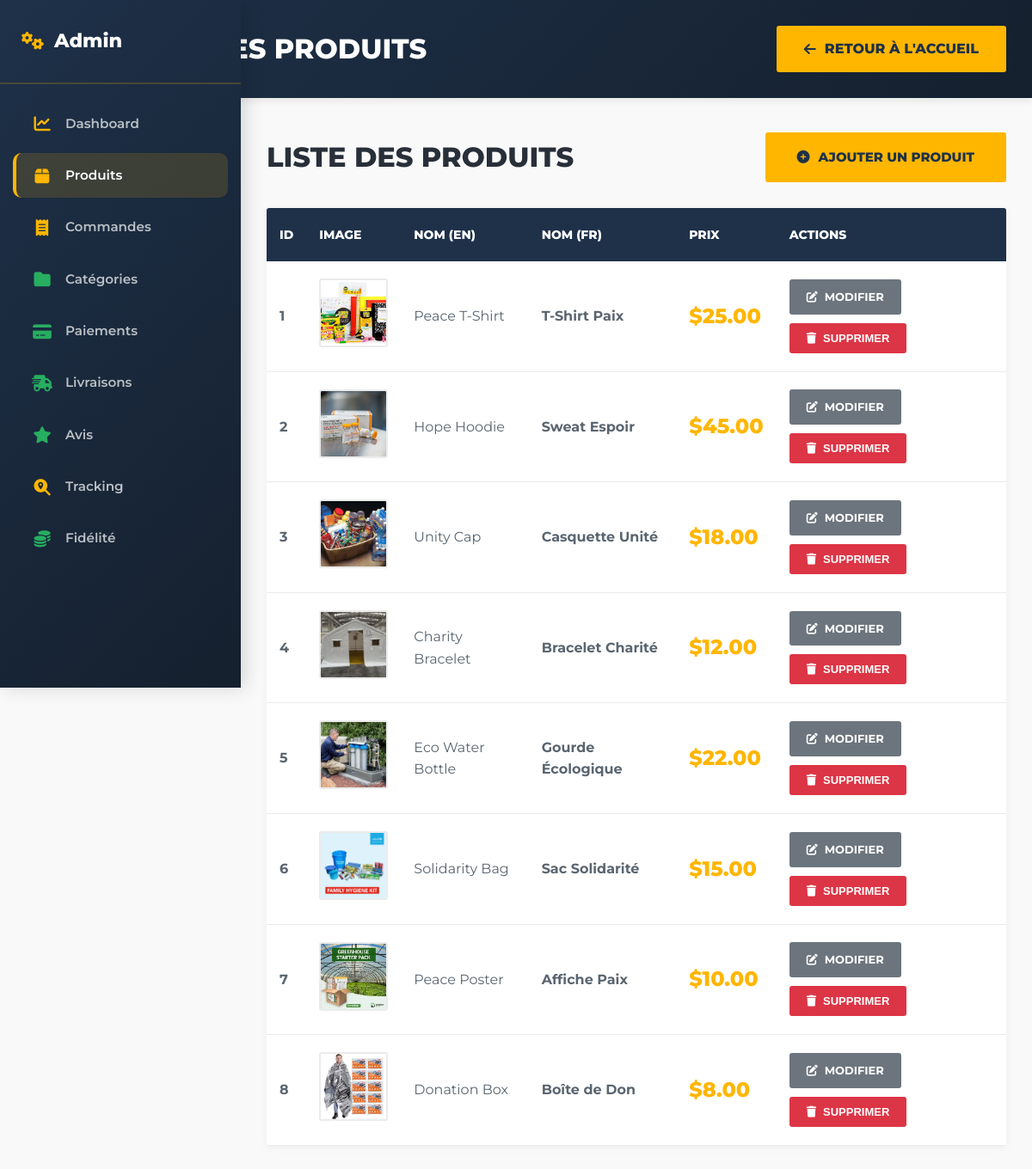
Page /index.php?controller=product&action=index (signed in) on the committed database.
### tables this page shows
CREATE TABLE `products` (
    `id` INT AUTO_INCREMENT PRIMARY KEY,
    `name_en` VARCHAR(255) NOT NULL,
    `name_fr` VARCHAR(255) NOT NULL,
    `description_en` TEXT,
    `description_fr` TEXT,
    `price` DECIMAL(10, 2) NOT NULL,
    `img_name` VARCHAR(255),
    `stock` INT DEFAULT 0,
    `category_id` INT NULL,
    `is_active` TINYINT(1) DEFAULT 1,
    `created_at` TIMESTAMP DEFAULT CURRENT_TIMESTAMP,
    `updated_at` TIMESTAMP DEFAULT CURRENT_TIMESTAMP ON UPDATE CURRENT_TIMESTAMP,
    INDEX `idx_category` (`category_id`),
    INDEX `idx_active` (`is_active`),
    INDEX `idx_stock` (`stock`)
);

### models/PRODUCT.PHP (called while the page is built, shortened)
<?php
class Product {
    public static function findAll(): array
    {
        $db = Database::getConnexion();
        $stmt = $db->query("SELECT * FROM products");
        return $stmt->fetchAll(PDO::FETCH_ASSOC);
    }
}
?>

### controllers/PRODUCTCONTROLLER.PHP (called while the page is built, shortened)
<?php
require_once __DIR__ . "/../models/Product.php";
class ProductController {
    public function listProducts() {
        try {
            return Product::findAll();
        } catch (Exception $e) {
            $this->lastError = $e->getMessage();
            return [];
        }
    }
}

### views/admin/PRODUCT_LIST.PHP (the view, shortened to what this page needs)
<?php
$productsArray = [];
if (isset($products)) {
    foreach ($products as $product) {
        $productsArray[] = $product;
    }
}
$products = $productsArray;
?>
<!DOCTYPE html>
<html lang="fr">
<head>
    <link rel="stylesheet" href="https://cdnjs.cloudflare.com/ajax/libs/font-awesome/6.4.0/css/all.min.css">
</head>
<body>
    <header>
        <div class="header-content">
            <h1>
                <i class="fas fa-boxes"></i>
                GESTION DES PRODUITS
            </h1>
            <a href="index.php" class="back-btn">
                <i class="fas fa-arrow-left"></i>
                RETOUR À L'ACCUEIL
            </a>
        </div>
    </header>
    <div class="container">
        <?php include __DIR__ . '/admin_navbar.php'; ?>
        <div class="page-header">
            <h2>LISTE DES PRODUITS</h2>
            <a href="index.php?controller=product&action=create" class="btn-add">
                <i class="fas fa-plus-circle"></i>
                AJOUTER UN PRODUIT
            </a>
        </div>
        <div class="table-container">
            <?php if (!empty($products)): ?>
                <table>
                    <thead>
                        <tr>
                            <th>ID</th>
                            <th>IMAGE</th>
                            <th>NOM (EN)</th>
                            <th>NOM (FR)</th>
                            <th>PRIX</th>
                            <th>ACTIONS</th>
                        </tr>
                    </thead>
                    <tbody>
                        <?php foreach ($products as $product): ?>
                            <tr>
                                <td><strong><?php echo htmlspecialchars($product['id']); ?></strong></td>
                                <td>
                                    <img src="assets/images/<?php echo htmlspecialchars($product['img_name']); ?>"
                                         alt="<?php echo htmlspecialchars($product['name_fr']); ?>"
                                         class="product-img"
                                         onerror="this.src='https://via.placeholder.com/80x80/1e3149/ffb600?text=<?php echo urlencode(substr($product['name_fr'], 0, 1)); ?>'">
                                </td>
                                <td><?php echo htmlspecialchars($product['name_en']); ?></td>
                                <td><strong><?php echo htmlspecialchars($product['name_fr']); ?></strong></td>
                                <td>
                                    <span class="price">$<?php echo number_format($product['price'], 2); ?></span>
                                </td>
                                <td>
                                    <div class="action-btns">
                                        <a href="index.php?controller=product&action=edit&id=<?php echo $product['id']; ?>"
                                           class="btn-edit">
                                            <i class="fas fa-edit"></i>
                                            MODIFIER
                                        </a>
                                        <form method="get"
                                              action="index.php"
                                              style="display: inline;"
                                              onsubmit="return confirm('Êtes-vous sûr de vouloir supprimer ce produit ?');">
                                            <button type="submit" class="btn-delete">
                                                <i class="fas fa-trash"></i>
                                                SUPPRIMER
                                            </button>
                                        </form>
                                    </div>
                                </td>
                            </tr>
                        <?php endforeach; ?>
                    </tbody>
                </table>
            <?php endif; ?>
        </div>
    </div>
</body>
</html>

### views/admin/PRODUCT_LIST.PHP (style rules this page uses)
:root { --primary: #ffb600; --primary-dark: #e6a500; --secondary: #1e3149; --secondary-dark: #15202e; --text-dark: #5a6570; --heading-color: #282f39; --border-color: #ebebeb; --bg-light: #f9f9f9; }
* { margin: 0; padding: 0; box-sizing: border-box; }
body { font-family: 'Montserrat', sans-serif; background: var(--bg-light); color: var(--text-dark); line-height: 1.6; }
header { background: linear-gradient(135deg, var(--secondary) 0%, var(--secondary-dark) 100%); color: white; padding: 30px 0; box-shadow: 0 2px 10px rgba(0,0,0,0.1); }
.header-content { max-width: 1400px; margin: 0 auto; padding: 0 30px; display: flex; justify-content: space-between; align-items: center; }
header h1 { font-size: 2rem; font-weight: 800; text-transform: uppercase; display: flex; align-items: center; gap: 15px; }
.back-btn { background: var(--primary); color: var(--secondary); padding: 12px 30px; border: 2px solid var(--primary); font-weight: 800; text-transform: uppercase; text-decoration: none; border-radius: 3px; transition: all 0.3s; display: inline-flex; align-items: center; gap: 10px; }
.container { max-width: 1400px; margin: 0 auto; padding: 40px 30px; }
.page-header { display: flex; justify-content: space-between; align-items: center; margin-bottom: 30px; flex-wrap: wrap; gap: 15px; }
.page-header h2 { font-size: 2rem; font-weight: 800; color: var(--heading-color); text-transform: uppercase; }
.btn-add { background: var(--primary); color: var(--secondary); padding: 15px 35px; border: 2px solid var(--primary); font-weight: 800; text-transform: uppercase; text-decoration: none; border-radius: 3px; transition: all 0.3s; display: inline-flex; align-items: center; gap: 10px; font-size: 15px; }
.table-container { background: white; border-radius: 3px; box-shadow: 0 2px 10px rgba(0,0,0,0.05); overflow: hidden; }
table { width: 100%; border-collapse: collapse; }
thead { background: var(--secondary); color: white; }
thead th { padding: 20px 15px; font-weight: 800; text-transform: uppercase; font-size: 14px; text-align: left; }
tbody tr { border-bottom: 1px solid var(--border-color); transition: all 0.3s; }
tbody td { padding: 20px 15px; vertical-align: middle; }
.product-img { width: 80px; height: 80px; object-fit: cover; border-radius: 3px; border: 2px solid var(--border-color); }
.price { font-size: 1.5rem; font-weight: 800; color: var(--primary); }
.action-btns { display: flex; gap: 10px; flex-wrap: wrap; }
.btn-edit { background: #6c757d; color: white; padding: 10px 20px; border: none; border-radius: 3px; font-weight: 700; text-transform: uppercase; text-decoration: none; transition: all 0.3s; display: inline-flex; align-items: center; gap: 8px; font-size: 13px; }
.btn-delete { background: #dc3545; color: white; padding: 10px 20px; border: none; border-radius: 3px; font-weight: 700; text-transform: uppercase; cursor: pointer; transition: all 0.3s; display: inline-flex; align-items: center; gap: 8px; font-size: 13px; }

### rows in the picture
products: id "1", img_name (picture), name_en "Peace T-Shirt", name_fr "T-Shirt Paix", price "25.00"
products: id "2", img_name (picture), name_en "Hope Hoodie", name_fr "Sweat Espoir", price "45.00"
products: id "3", img_name (picture), name_en "Unity Cap", name_fr "Casquette Unité", price "18.00"
products: id "4", img_name (picture), name_en "Charity Bracelet", name_fr "Bracelet Charité", price "12.00"
products: id "5", img_name (picture), name_en "Eco Water Bottle", name_fr "Gourde Écologique", price "22.00"
products: id "6", img_name (picture), name_en "Solidarity Bag", name_fr "Sac Solidarité", price "15.00"
products: id "7", img_name (picture), name_en "Peace Poster", name_fr "Affiche Paix", price "10.00"
products: id "8", img_name (picture), name_en "Donation Box", name_fr "Boîte de Don", price "8.00"

### other values in the picture
$tab['label'] "Dashboard"
$tab['label'] "Produits"
$tab['label'] "Commandes"
$tab['label'] "Catégories"
$tab['label'] "Paiements"
$tab['label'] "Livraisons"
$tab['label'] "Avis"
$tab['label'] "Tracking"
$tab['label'] "Fidélité"
